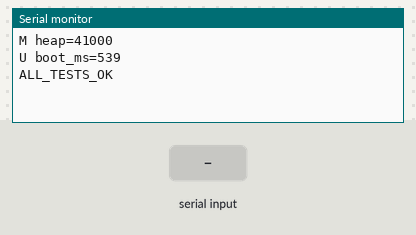
A program run on a simulated ESP32. Shown: the last lines printed to the serial monitor. The inputs (shaded band) are chosen by the test bench.

Above: at 1.7 s.
1.8 s: "id\n" received over Serial
At 3.0 s:
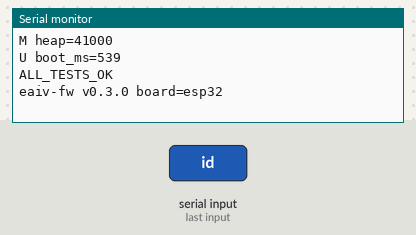
3.3 s: "ping\n" received over Serial
At 4.4 s:
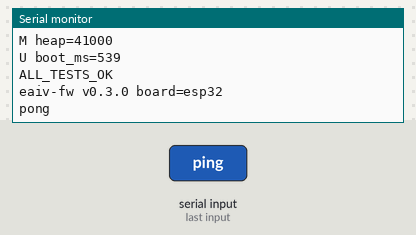
4.8 s: "bench\n" received over Serial
At 6.0 s:
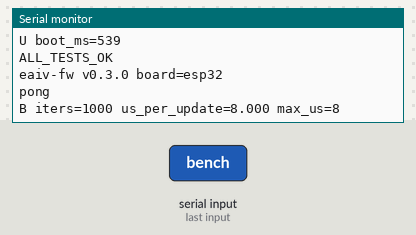
6.3 s: "uptime\n" received over Serial
At 6.7 s:
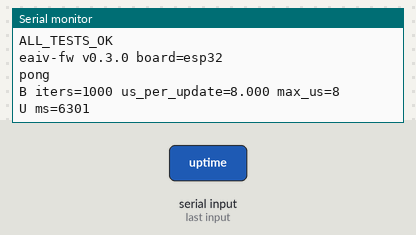
7.8 s: "status\n" received over Serial
At 9.1 s:
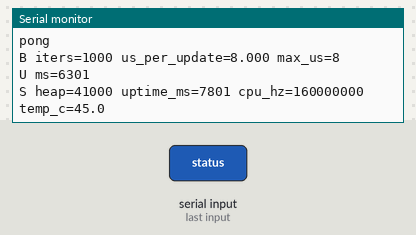
Timing chart, 0 to 10.3 s (numbered marks = the images above; inputs shaded):
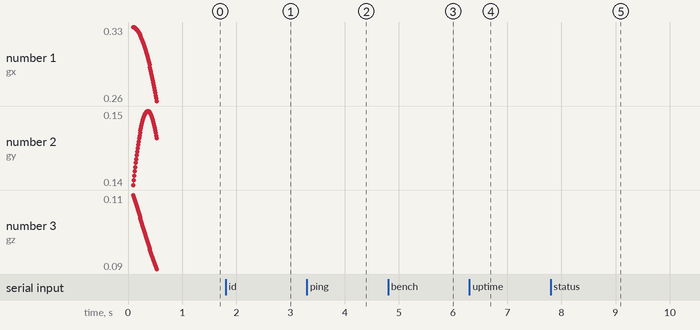

Measured:
- after the input at 1.8 s, the serial monitor: prints a new line at once (image 1)
- after the input at 3.3 s, the serial monitor: prints a new line at once (image 2)
- after the input at 4.8 s, the serial monitor: prints a new line at once (image 3)
- after the input at 6.3 s, the serial monitor: prints a new line at once (image 4)
- after the input at 7.8 s, the serial monitor: prints a new line at once (image 5)

The program:

main.cpp
```cpp
// eaiv validation firmware.
//
// Serial protocol (consumed by eaiv.firmware.tester.FirmwareTester and
// mirrored by the HIL SimulatedTarget):
//
//   BOOT eaiv-fw board=<name> cpu_hz=<hz> heap=<bytes>
//   T t=<s> gx=.. gy=.. gz=.. ax=.. ay=.. az=.. roll=.. pitch=..
//   ALL_TESTS_OK | FAIL <reason>
//
// After the verdict the firmware answers line commands:
//   id     -> "eaiv-fw v<version> board=<name>"
//   ping   -> "pong"
//   bench  -> "B iters=<n> us_per_update=<mean> max_us=<max>"
//   mem    -> "M heap=<bytes>"
//   uptime -> "U ms=<ms>"
//   status -> "S heap=<bytes> uptime_ms=<ms> cpu_hz=<hz> [temp_c=<c>]"
//
// One "M" and one "U boot_ms=..." line are also emitted right before the
// boot verdict, so a single boot capture carries memory and startup time.

#include <Arduino.h>

#include "eaiv/board.h"
#include "eaiv/complementary_filter.h"
#include "eaiv/imu.h"

namespace {

constexpr const char* kVersion = "0.3.0";
constexpr int kTelemetrySamples = 50;
constexpr float kImuRateHz = 100.0f;

eaiv::SyntheticImu g_imu(kImuRateHz);
eaiv::ComplementaryFilter g_filter;

bool self_test_clock() {
  const uint32_t a = eaiv::now_us();
  delayMicroseconds(500);
  const uint32_t b = eaiv::now_us();
  return (b - a) >= 400 && (b - a) < 50000;
}

bool self_test_heap() {
  void* p = malloc(1024);
  if (p == nullptr) return false;
  free(p);
  return true;
}

bool self_test_filter() {
  // Level device: the filter must converge near zero from a cold start.
  eaiv::ComplementaryFilter f;
  eaiv::ImuSample level{0, 0, 0, 0, 0, 0, 1.0f};
  eaiv::Orientation o{0, 0};
  for (int i = 0; i < 500; ++i) o = f.update(0.005f, level);
  return fabsf(o.roll_deg) < 5.0f && fabsf(o.pitch_deg) < 5.0f;
}

void stream_telemetry() {
  eaiv::ImuSample s;
  for (int i = 0; i < kTelemetrySamples; ++i) {
    if (!g_imu.read(s)) break;
    const eaiv::Orientation o = g_filter.update(1.0f / kImuRateHz, s);
    Serial.print("T t=");
    Serial.print(s.t_s, 4);
    Serial.print(" gx=");
    Serial.print(s.gx, 5);
    Serial.print(" gy=");
    Serial.print(s.gy, 5);
    Serial.print(" gz=");
    Serial.print(s.gz, 5);
    Serial.print(" ax=");
    Serial.print(s.ax, 5);
    Serial.print(" ay=");
    Serial.print(s.ay, 5);
    Serial.print(" az=");
    Serial.print(s.az, 5);
    Serial.print(" roll=");
    Serial.print(o.roll_deg, 3);
    Serial.print(" pitch=");
    Serial.println(o.pitch_deg, 3);
  }
}

void run_benchmark() {
  eaiv::SyntheticImu imu(kImuRateHz);
  eaiv::ComplementaryFilter filter;
  imu.begin();

  constexpr int kIters = 1000;
  uint32_t total_us = 0, max_us = 0;
  eaiv::ImuSample s;
  for (int i = 0; i < kIters; ++i) {
    imu.read(s);
    const uint32_t t0 = eaiv::now_us();
    filter.update(1.0f / kImuRateHz, s);
    const uint32_t dt = eaiv::now_us() - t0;
    total_us += dt;
    if (dt > max_us) max_us = dt;
  }
  Serial.print("B iters=");
  Serial.print(kIters);
  Serial.print(" us_per_update=");
  Serial.print(static_cast<float>(total_us) / kIters, 3);
  Serial.print(" max_us=");
  Serial.println(max_us);
}

void handle_command(const String& cmd) {
  if (cmd == "id") {
    Serial.print("eaiv-fw v");
    Serial.print(kVersion);
    Serial.print(" board=");
    Serial.println(EAIV_BOARD_NAME);
  } else if (cmd == "ping") {
    Serial.println("pong");
  } else if (cmd == "bench") {
    run_benchmark();
  } else if (cmd == "mem") {
    Serial.print("M heap=");
    Serial.println(eaiv::free_heap_bytes());
  } else if (cmd == "uptime") {
    Serial.print("U ms=");
    Serial.println(millis());
  } else if (cmd == "status") {
    Serial.print("S heap=");
    Serial.print(eaiv::free_heap_bytes());
    Serial.print(" uptime_ms=");
    Serial.print(millis());
    Serial.print(" cpu_hz=");
    Serial.print(eaiv::cpu_hz());
    const float temp = eaiv::board_temperature_c();
    if (!isnan(temp)) {
      Serial.print(" temp_c=");
      Serial.print(temp, 1);
    }
    Serial.println();
  } else if (cmd.length() > 0) {
    Serial.print("ERR unknown command: ");
    Serial.println(cmd);
  }
}

}  // namespace

void setup() {
  Serial.begin(115200);
  delay(100);

  const eaiv::BoardInfo info = eaiv::board_info();
  Serial.print("BOOT eaiv-fw board=");
  Serial.print(info.name);
  Serial.print(" cpu_hz=");
  Serial.print(info.cpu_hz);
  Serial.print(" heap=");
  Serial.println(info.free_heap_bytes);

  if (!g_imu.begin()) {
    Serial.println("FAIL imu-init");
    return;
  }

  stream_telemetry();

  Serial.print("M heap=");
  Serial.println(eaiv::free_heap_bytes());
  Serial.print("U boot_ms=");
  Serial.println(millis());

  if (!self_test_clock()) {
    Serial.println("FAIL self-test-clock");
  } else if (!self_test_heap()) {
    Serial.println("FAIL self-test-heap");
  } else if (!self_test_filter()) {
    Serial.println("FAIL self-test-filter");
  } else {
    Serial.println("ALL_TESTS_OK");
  }
}

void loop() {
  static String buffer;
  while (Serial.available() > 0) {
    const char c = static_cast<char>(Serial.read());
    if (c == '\n' || c == '\r') {
      buffer.trim();
      handle_command(buffer);
      buffer = "";
    } else {
      buffer += c;
    }
  }
}
```

board.h
```cpp
// Board abstraction: everything the validation firmware needs from the
// hardware, kept behind a minimal interface so new boards only require a
// PlatformIO environment plus (optionally) an override of these hooks.
#pragma once

#include <Arduino.h>

#ifndef EAIV_BOARD_NAME
#define EAIV_BOARD_NAME "unknown"
#endif

namespace eaiv {

struct BoardInfo {
  const char* name;
  uint32_t cpu_hz;
  uint32_t free_heap_bytes;
};

inline uint32_t free_heap_bytes() {
#if defined(ESP32)
  return ESP.getFreeHeap();
#else
  // Portable fallback: probe with a bounded binary search over malloc.
  uint32_t lo = 0, hi = 256 * 1024;
  while (lo + 1024 < hi) {
    uint32_t mid = lo + (hi - lo) / 2;
    void* p = malloc(mid);
    if (p != nullptr) {
      free(p);
      lo = mid;
    } else {
      hi = mid;
    }
  }
  return lo;
#endif
}

inline uint32_t cpu_hz() {
#if defined(F_CPU)
  return F_CPU;
#elif defined(ARDUINO_ARCH_MBED)
  return SystemCoreClock;  // CMSIS global provided by the mbed core
#else
  return 0;
#endif
}

inline BoardInfo board_info() {
  return BoardInfo{EAIV_BOARD_NAME, cpu_hz(), free_heap_bytes()};
}

// Monotonic microsecond clock used for all latency measurements.
inline uint32_t now_us() { return micros(); }

// Die/board temperature in Celsius, NAN when the board has no sensor the
// HAL knows about. Extend per board here — host-side telemetry is
// field-driven and needs no changes for new metrics.
inline float board_temperature_c() {
#if defined(ESP32)
  return temperatureRead();
#else
  return NAN;
#endif
}

}  // namespace eaiv
```

complementary_filter.h
```cpp
// Complementary filter mirroring eaiv.sensor_fusion.fusion.ComplementaryFilter
// so on-device results can be cross-validated against the Python reference.
#pragma once

#include <math.h>

#include "eaiv/imu.h"

namespace eaiv {

struct Orientation {
  float roll_deg;
  float pitch_deg;
};

class ComplementaryFilter {
 public:
  explicit ComplementaryFilter(float alpha = 0.98f) : alpha_(alpha) {}

  Orientation update(float dt_s, const ImuSample& s) {
    const float acc_roll = atan2f(s.ay, s.az) * kRadToDeg;
    const float acc_pitch = atan2f(-s.ax, sqrtf(s.ay * s.ay + s.az * s.az)) * kRadToDeg;

    const float gyro_roll = roll_ + s.gx * kRadToDeg * dt_s;
    const float gyro_pitch = pitch_ + s.gy * kRadToDeg * dt_s;

    roll_ = alpha_ * gyro_roll + (1.0f - alpha_) * acc_roll;
    pitch_ = alpha_ * gyro_pitch + (1.0f - alpha_) * acc_pitch;
    return Orientation{roll_, pitch_};
  }

  void reset() { roll_ = pitch_ = 0.0f; }

 private:
  static constexpr float kRadToDeg = 57.2957795f;
  float alpha_;
  float roll_ = 0.0f;
  float pitch_ = 0.0f;
};

}  // namespace eaiv
```

imu.h
```cpp
// IMU sensor abstraction. Physical drivers (MPU-6050, LSM6DS3, ...)
// implement IImu; SyntheticImu generates the same seeded trajectory as the
// Python dataset generator so host-side and on-device pipelines can be
// cross-validated sample-for-sample.
#pragma once

#include <math.h>
#include <stdint.h>

namespace eaiv {

struct ImuSample {
  float t_s;             // seconds since sensor start
  float gx, gy, gz;      // gyro body rates, rad/s
  float ax, ay, az;      // accelerometer, g
};

class IImu {
 public:
  virtual ~IImu() = default;
  virtual const char* name() const = 0;
  virtual bool begin() = 0;
  // Fill `out` with the next sample; false when no sample is available.
  virtual bool read(ImuSample& out) = 0;
};

// Deterministic synthetic IMU following the "gentle" motion profile of
// eaiv.datasets.generator (noise-free): roll 15 deg @ 0.2 Hz, pitch 10 deg
// @ 0.13 Hz, yaw 20 deg @ 0.05 Hz.
class SyntheticImu : public IImu {
 public:
  explicit SyntheticImu(float rate_hz = 100.0f) : dt_s_(1.0f / rate_hz) {}

  const char* name() const override { return "synthetic-imu"; }
  bool begin() override {
    t_s_ = 0.0f;
    return true;
  }

  bool read(ImuSample& out) override {
    const float t = t_s_;
    t_s_ += dt_s_;

    const float roll = amp_roll_ * sinf(kTwoPi * f_roll_ * t);
    const float pitch = amp_pitch_ * sinf(kTwoPi * f_pitch_ * t);
    const float droll = amp_roll_ * kTwoPi * f_roll_ * cosf(kTwoPi * f_roll_ * t);
    const float dpitch = amp_pitch_ * kTwoPi * f_pitch_ * cosf(kTwoPi * f_pitch_ * t);
    const float dyaw = amp_yaw_ * kTwoPi * f_yaw_ * cosf(kTwoPi * f_yaw_ * t);

    const float sr = sinf(roll), cr = cosf(roll);
    const float sp = sinf(pitch), cp = cosf(pitch);

    out.t_s = t;
    // Euler rates -> body rates (ZYX)
    out.gx = droll - dyaw * sp;
    out.gy = dpitch * cr + dyaw * cp * sr;
    out.gz = -dpitch * sr + dyaw * cp * cr;
    // Gravity direction in the body frame
    out.ax = -sp;
    out.ay = sr * cp;
    out.az = cr * cp;
    return true;
  }

 private:
  static constexpr float kTwoPi = 6.28318530718f;
  static constexpr float kDegToRad = 0.0174532925f;
  float dt_s_;
  float t_s_ = 0.0f;
  float amp_roll_ = 15.0f * kDegToRad, f_roll_ = 0.2f;
  float amp_pitch_ = 10.0f * kDegToRad, f_pitch_ = 0.13f;
  float amp_yaw_ = 20.0f * kDegToRad, f_yaw_ = 0.05f;
};

}  // namespace eaiv
```
